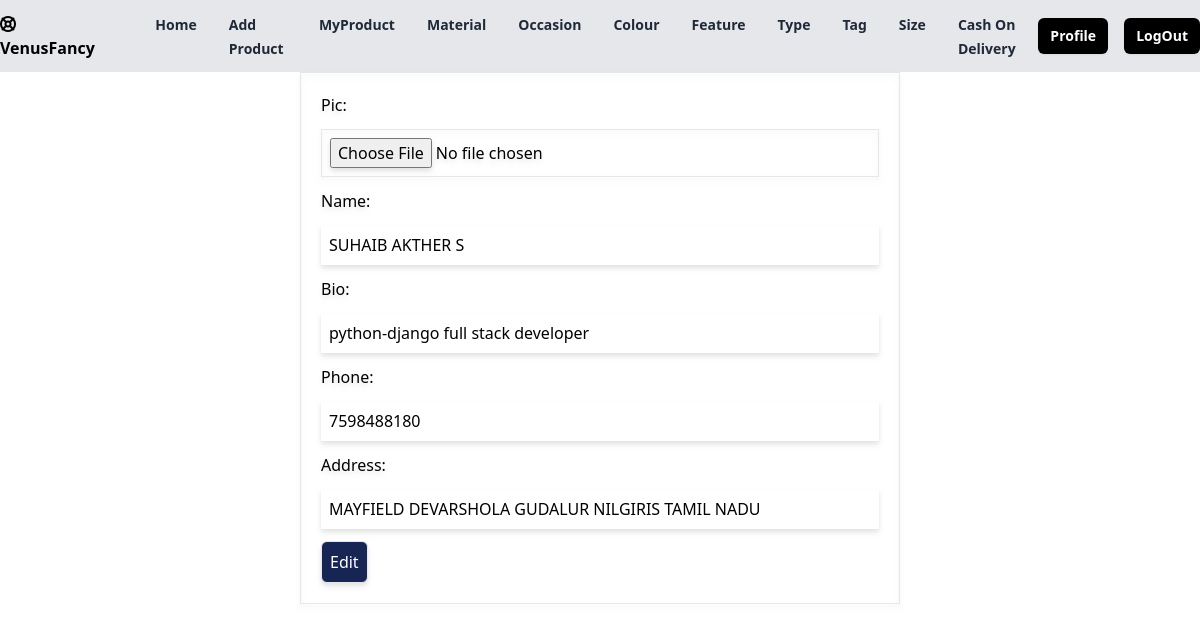
The page /profile/2/change/ (signed in) on the database its author committed.
### myfancy/models.py (models this page shows, shortened)
class UserProfile(models.Model):
    pic=models.ImageField(upload_to="profile_pictures",default="/profile_pictures/default_profile_picture.jpeg")
    name=models.CharField(max_length=200,null=True)
    bio=models.CharField(max_length=200,null=True)
    phone=models.IntegerField(null=True)
    address=models.CharField(max_length=400,null=True)
    user_object=models.OneToOneField(User,on_delete=models.CASCADE,related_name="profile")
    created_date=models.DateTimeField(auto_now_add=True)
    updated_date=models.DateTimeField(auto_now=True)
    is_active=models.BooleanField(default=True)

### myfancy/views.py (the view)
# urls.py: path("profile/<int:pk>/change/",views.UserProfileUpdateView.as_view(),name="profile-edit"),
@method_decorator(signin_required,name="dispatch")
class UserProfileUpdateView(UpdateView):
    model=UserProfile
    form_class=UserProfileForm
    template_name="shop/userprofile_edit.html"
    success_url=reverse_lazy("index")

### myfancy/forms.py
class UserProfileForm(forms.ModelForm):
    class Meta:
        model=UserProfile
        fields=["pic","name","bio","phone","address"]
        widgets={
            "pic":forms.FileInput(attrs={"class":"w-full p-2 my-3 border"}),
            "name":forms.TextInput(attrs={"class":"w-full p-2 my-3"}),
            "bio":forms.TextInput(attrs={"class":"w-full p-2 my-3"}),
            "phone":forms.NumberInput(attrs={"class":"w-full p-2 my-3"}),
            "address":forms.TextInput(attrs={"class":"w-full p-2 my-3"}),
        }

### myfancy/templates/shop/userprofile_edit.html (shortened to what this page needs)
{% extends "shop/base.html" %}
{% block main_block %}
<form action="" enctype="multipart/form-data" method="post" class="border w-1/2 mx-auto p-5 drop-shadow-md">
    {{form}}
    <button type="submit" class="rounded-md border p-2 bg-blue-950 text-white">Edit</button>
</form>
{% endblock  %}

### rows shown on the page
UserProfile: name "SUHAIB AKTHER S", bio "python-django full stack developer", phone "7598488180", address "MAYFIELD DEVARSHOLA GUDALUR NILGIRIS TAMIL NADU"
